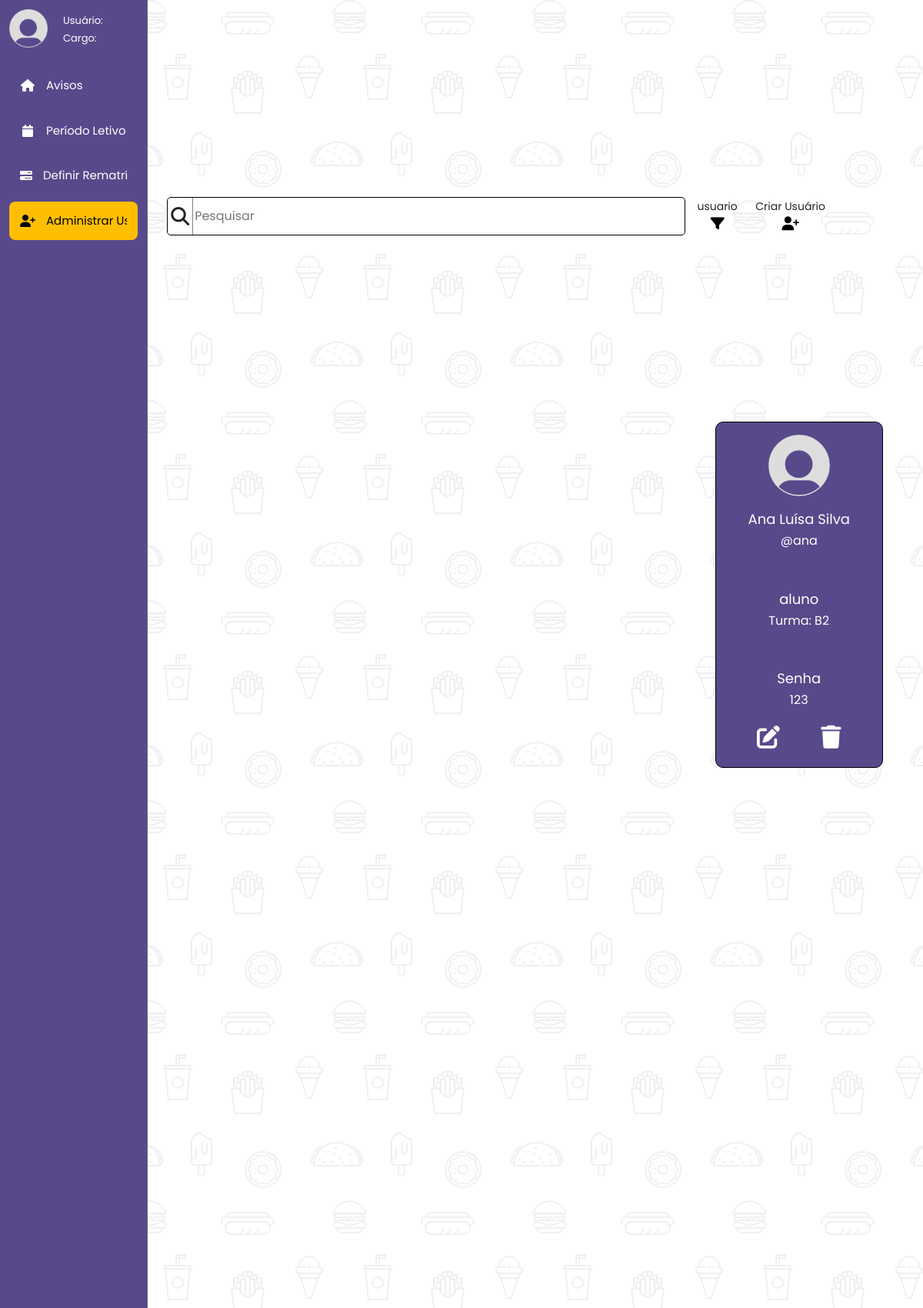
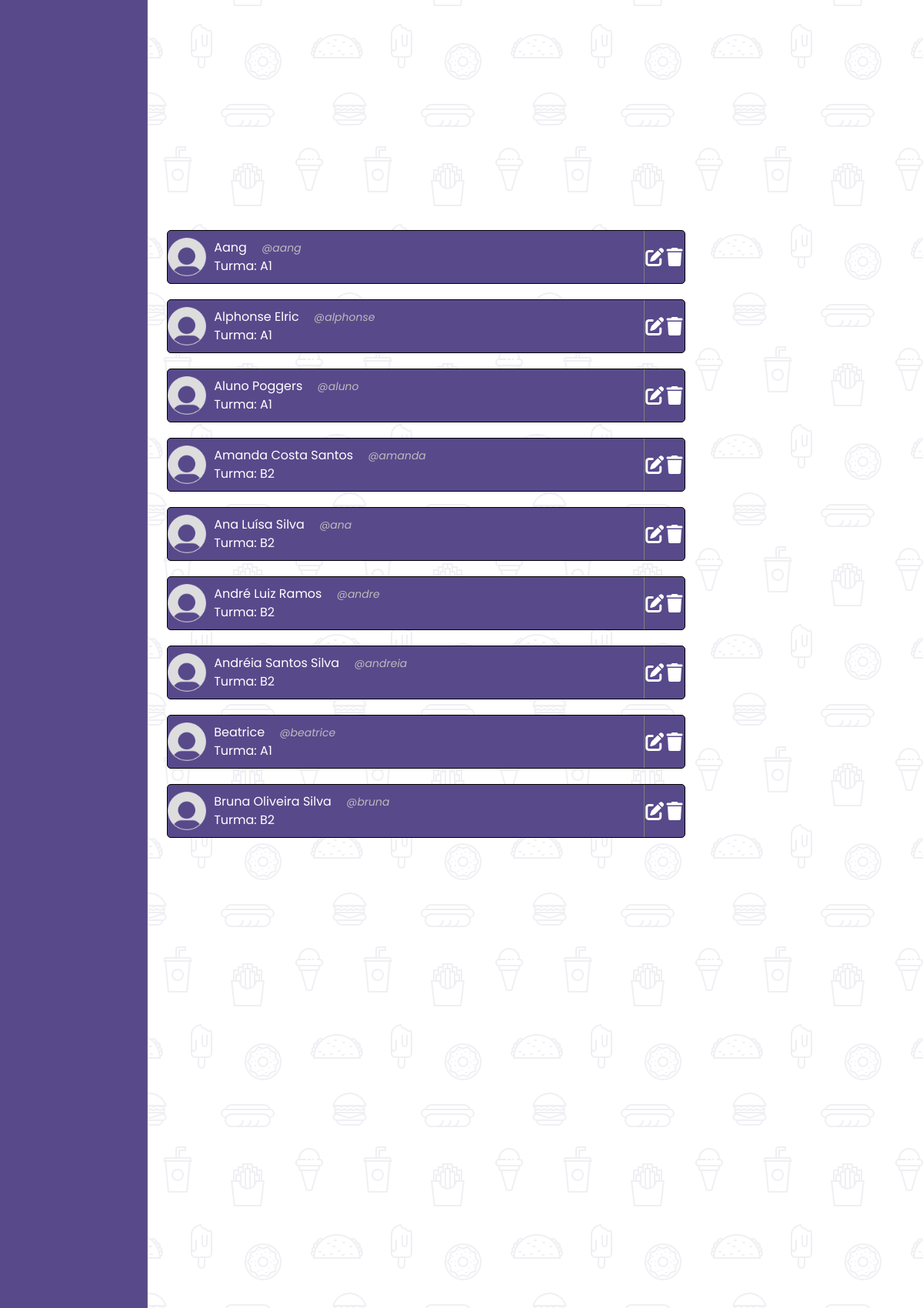
Screenshot of /secretaria/secretaria.php?pagina=secretaria-listagem&shard_card=ana (upper part) with the database file from the repository (2 pictures, top to bottom).
### tables this page shows
CREATE TABLE `tb_usuarios` (
  `usuario` varchar(30) NOT NULL,
  `senha` varchar(30) NOT NULL,
  `divisao` varchar(10) NOT NULL,
  `nome` varchar(60) NOT NULL
);

CREATE TABLE `tb_aluno` (
  `usuario` varchar(30) NOT NULL,
  `turma` char(2) NOT NULL
);

### secretaria/secretaria-listagem.php (the view, shortened to what this page needs)
<?php
  include "../database.php";
  if(isset($_GET['filter']) != '')
  {
    if ($_SESSION['filter'] == "usuario")
    {
      $_SESSION['filter'] = "nome";
      $filter = $_SESSION['filter'];
      header("Location: secretaria.php?pagina=secretaria-listagem");
    }
    else
    {
      $_SESSION['filter'] = "usuario";
      $filter = $_SESSION['filter'];
      header("Location: secretaria.php?pagina=secretaria-listagem");
    }
  }
  else
  {
    $filter = $_SESSION['filter'];
  }
  if(isset($_POST['search-user']) != '')
  {
    $search = "SELECT * FROM tb_usuarios WHERE $filter LIKE '{$_POST['search-user']}%' ORDER BY $filter ASC";
    $search_result = mysqli_query($conn, $search);
    $_SESSION['search-query'] = $_POST['search-user'];
  }
  else
  {
    if ($_SESSION['search-query'] == '')
    {
      $search = "SELECT * FROM tb_usuarios ORDER BY $filter ASC";
      $search_result = mysqli_query($conn, $search);
    }
    else
    {
      $search = "SELECT * FROM tb_usuarios WHERE $filter LIKE '{$_SESSION['search-query']}%' ORDER BY $filter ASC";
      $search_result = mysqli_query($conn, $search);
    }
  }
?>
<!DOCTYPE html>
<html lang="en">
<head>
  <link rel="stylesheet" href="styles/listagem.css">
</head>
<main>
  <div class="main-div">
    <div class="topside-div">
      <div class="search-div">
        <form method="POST">
          <div class="search-icon-div">
            <input type="submit" value="">
            <i class="fa-solid fa-magnifying-glass"></i>
          </div>
          <div class="search-input-div">
            <input type="text" name="search-user" placeholder="Pesquisar" value="<?php echo $_SESSION['search-query']  ?>">
          </div>
        </form>
      </div>
      <div class="buttons-div">
        <div class="button-filter-div">
          <p><?php echo "{$filter}"?></p>
          <a href="secretaria.php?pagina=secretaria-listagem&filter=change">
            <i class="fa-solid fa-filter"></i>
          </a>
        </div>
        <div class="button-create-div">
          <p>Criar Usuário</p>
          <a href='secretaria.php?pagina=secretaria-listagem&create=new_user'>
            <i class="fa-solid fa-user-plus"></i>
          </a>
        </div>
      </div>
    </div>
    <div class="bottomside-div">
      <div class="shard-div">
        <?php
          if (mysqli_num_rows($search_result) > 0)
          {
            while ($row = mysqli_fetch_assoc($search_result))
            {
              if ($row["divisao"] == "aluno")
              {
                $funcao_sql = "SELECT * FROM tb_aluno WHERE usuario = '{$row["usuario"]}'";
                $funcao_result = mysqli_query($conn, $funcao_sql);
                $funcao_row = mysqli_fetch_assoc($funcao_result);
                $string = "Turma: {$funcao_row["turma"]}";
              }
              else if ($row["divisao"] == "professor")
              {
                $funcao_sql = "SELECT * FROM tb_professor WHERE usuario = '{$row["usuario"]}'";
                $funcao_result = mysqli_query($conn, $funcao_sql);
                $funcao_row = mysqli_fetch_assoc($funcao_result);
                $string = "Especialização: {$funcao_row["especializacao"]}";
              }
              else
              {
                $funcao_sql = "SELECT * FROM tb_secretaria WHERE usuario = '{$row["usuario"]}'";
                $funcao_result = mysqli_query($conn, $funcao_sql);
                $funcao_row = mysqli_fetch_assoc($funcao_result);
                $string = "Cargo: {$funcao_row["cargo"]}";
              }
              if (isset($_GET['shard_card']) != '') {
                $shard_card = $_GET['shard_card'];
              }
              echo "
                <div class='shard'>
                  <a href='secretaria.php?pagina=secretaria-listagem&shard_card={$row["usuario"]}'>
                    <div class='shard-link'>
                      <div class='shard-avatar'>
                        <img src='../imagens/perfil_vazio.png' alt='Avatar'>
                      </div>
                      <div class='shard-info'>
                        <div>
                          <p>{$row["nome"]}</p>
                          <p><span>@{$row["usuario"]}</span></p>
                        </div>
                          <p>{$string}</p>
                      </div>
                    </div>
                  </a>
                  <div class='shard-buttons'>
                    <a href='secretaria.php?pagina=secretaria-listagem&shard_card={$shard_card}&edit={$row["usuario"]}'>
                      <i class='fa-solid fa-pen-to-square'></i>
                    </a>
                    <a href='secretaria.php?pagina=secretaria-listagem&shard_card={$shard_card}&delete={$row["usuario"]}'>
                      <i class='fa-solid fa-trash'></i>
                    </a>
                  </div>
                </div>
              ";
            }
          }
        ?>
      </div>
      <div class="shard-card-div">
        <div class="shard-card">
          <div class="shard-card-avatar">
            <img src='../imagens/perfil_vazio.png' alt='Avatar'>
          </div>
          <div class="shard-card-info">
            <?php
              $card_usuario = $shard_card;
              $sql = "SELECT * FROM tb_usuarios WHERE usuario LIKE '{$card_usuario}'";
              $result = mysqli_query($conn, $sql);
              if (mysqli_num_rows($result) > 0)
              {
                while($row = mysqli_fetch_assoc($result))
                {
                  $card_nome = $row["nome"];
                  $card_divisao = $row["divisao"];
                  $card_senha = $row["senha"];
                  if ($row["divisao"] == "aluno")
                  {
                    $funcao_sql = "SELECT * FROM tb_aluno WHERE usuario = '{$row["usuario"]}'";
                    $funcao_result = mysqli_query($conn, $funcao_sql);
                    $funcao_row = mysqli_fetch_assoc($funcao_result);
                    $string = "Turma: {$funcao_row["turma"]}";
                  }
                }
              }
            ?>
            <div>
              <p>
              <?php echo "{$card_nome}"; ?>
              </p>
              <p>
                <span>@<?php echo "{$card_usuario}"; ?></span>
              </p>
            </div>
            <div>
              <p>
              <?php echo "{$card_divisao}"; ?>
              </p>
              <p>
                <span><?php echo "{$string}"; ?></span>
              </p>
            </div>
            <div>
              <p>
                Senha
              </p>
              <p>
                <span><?php echo "{$card_senha}"; ?></span>
              </p>
            </div>
          </div>
          <div class="shard-card-buttons">
            <a href='secretaria.php?pagina=secretaria-listagem&shard_card=<?php echo "$card_usuario"; ?>&edit=<?php echo "{$card_usuario}"; ?>'>
              <i class='fa-solid fa-pen-to-square'></i>
            </a>
            <a href='secretaria.php?pagina=secretaria-listagem&shard_card=<?php echo "$card_usuario"; ?>&delete=<?php echo "{$card_usuario}"; ?>'>
              <i class='fa-solid fa-trash'></i>
            </a>
          </div>
        </div>
      </div>
    </div>
  </div>
</main>
</html>

### styles/main.css (style rules this page uses)
body { display: flex; overflow: hidden; }
main { width: 100%; overflow: hidden; }

### styles/sidebar.css (style rules this page uses)
body { margin: 0; overflow: hidden; }

### secretaria/styles/listagem.css (style rules this page uses)
main { display: flex; justify-content: center; align-items: center; min-height: 100vh; overflow: hidden; }
.main-div { height: 95%; width: 95%; }
.topside-div { display: flex; align-items: center; height: 8%; }
.search-div { flex: 2.5; height: 50px; margin-right: 5px; }
.search-div form { display: flex; width: 99%; height: 100%; border: 1px solid black; border-radius: 5px; background-color: white; }
.search-icon-div { display: flex; justify-content: center; align-items: center; flex: 1; border-right: 1px solid gray; }
.search-icon-div input { width: 95%; height: 95%; border: none; background-color: transparent; }
.search-icon-div i { position: fixed; font-size: 24px; pointer-events: none; }
.search-input-div { flex: 20; }
.search-input-div input { width: 100%; height: 100%; border: none; background-color: transparent; outline: none; }
.buttons-div { display: flex; flex: 1; height: 50px; }
.buttons-div a { text-decoration: none; }
.buttons-div i { display: flex; justify-content: center; align-items: center; width: 25px; height: 25px; font-size: 18px; color: black; }
.button-filter-div { display: flex; flex-direction: column; justify-content: center; align-items: center; width: 60px; }
.button-filter-div p { margin: 0; font-size: 14px; }
.button-filter-div a { text-decoration: none; }
.button-filter-div i { color: black; }
.button-create-div { margin-left: 15px; display: flex; flex-direction: column; justify-content: center; align-items: center; width: 100px; height: 100%; }
.button-create-div p { margin: 0; font-size: 14px; }
.bottomside-div { display: flex; align-items: center; height: 92%; }
.shard-div { margin-right: 5px; flex: 2.5; height: 800px; overflow-y: scroll; }
.shard { margin-bottom: 20px; display: flex; width: 99%; height: 70px; border: 1px solid black; border-radius: 5px; background-color: #58498b; }
.shard a { display: flex; flex: 12; text-decoration: none; }
.shard-link { display: flex; width: 100%; }
.shard-avatar { display: flex; justify-content: center; align-items: center; flex: 1; height: 100%; }
.shard-avatar img { width: 50px; }
.shard-info { margin-left: 10px; display: flex; flex-direction: column; justify-content: center; flex: 13; }
.shard-info p { margin: 0; display: inline-block; color: white; }
.shard-info span { margin-left: 15px; color: rgb(187, 187, 187); font-size: 14px; font-style: italic; }
.shard-buttons { display: flex; justify-content: space-evenly; align-items: center; flex: 1; border-left: 1px solid gray; }
.shard-buttons a { display: flex; justify-content: space-evenly; }
.shard-buttons i { font-size: 24px; color: white; }
.shard-card-div { display: flex; justify-content: center; flex: 1; height: 95%; }
.shard-card { display: flex; flex-direction: column; width: 80%; height: 450px; border: 1px solid black; border-radius: 10px; background-color: #58498b; }
.shard-card-avatar { display: flex; justify-content: center; align-items: center; flex: 1.5; }
.shard-card-avatar img { width: 80px; object-fit: cover; }
.shard-card-info { display: flex; flex-direction: column; align-items: center; justify-content: space-between; text-align: center; flex: 3.5; }
.shard-card-info p { margin: 0; font-size: 18px; color: white; }
.shard-card-info span { font-size: 16px; color: white; }
.shard-card-buttons { display: flex; justify-content: space-evenly; align-items: center; flex: 1; }
.shard-card-buttons i { font-size: 30px; color: white; }

### rows the page displays
tb_usuarios: nome "Aang", usuario "aang", tb_aluno.turma "Turma: A1"
tb_usuarios: nome "Alphonse Elric", usuario "alphonse", tb_aluno.turma "Turma: A1"
tb_usuarios: nome "Aluno Poggers", usuario "aluno", tb_aluno.turma "Turma: A1"
tb_usuarios: nome "Amanda Costa Santos", usuario "amanda", tb_aluno.turma "Turma: B2"
tb_usuarios: nome "Ana Luísa Silva", usuario "ana", tb_aluno.turma "Turma: B2", divisao "aluno", senha "123"
tb_usuarios: nome "André Luiz Ramos", usuario "andre", tb_aluno.turma "Turma: B2"
tb_usuarios: nome "Andréia Santos Silva", usuario "andreia", tb_aluno.turma "Turma: B2"
tb_usuarios: nome "Beatrice", usuario "beatrice", tb_aluno.turma "Turma: A1"
tb_usuarios: nome "Bruna Oliveira Silva", usuario "bruna", tb_aluno.turma "Turma: B2"
tb_aluno: turma "Turma: B2"

### other values shown
$filter "usuario"
$card_usuario "ana"
